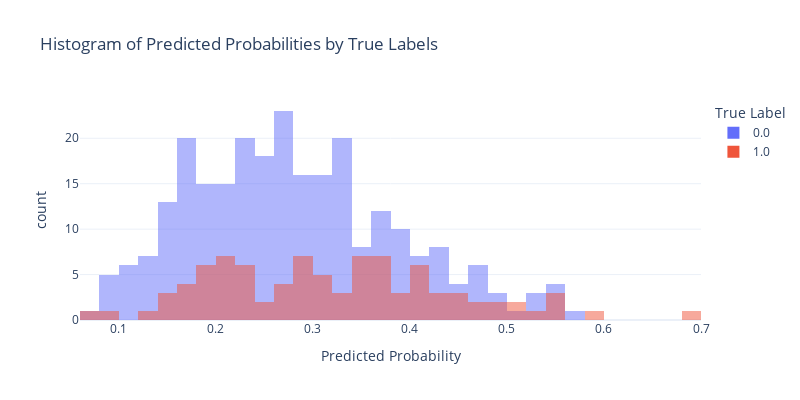

Here is the notebook cell this chart was saved with:
### Code cell
from recurrent_health_events_prediction.training.utils import plot_pred_proba_distribution

plot_pred_proba_distribution(test_pred_df["true_label"], test_pred_df["pred_prob"], show_plot=False)

### Figure 1 — Plotly figure (JSON) as saved in the notebook; plotly's stock layout.template omitted (floating-point values rounded to 4 significant figures; data arrays with more than 128 entries replaced by an {"elided": "..."} marker saying what was removed)
{"data": [{"bingroup": "x", "hovertemplate": "True Label=0.0<br>Predicted Probability=%{x}<br>count=%{y}<extra></extra>", "legendgroup": "0.0", "marker": {"color": "#636efa", "opacity": 0.5, "pattern": {"shape": ""}}, "name": "0.0", "nbinsx": 50, "orientation": "v", "showlegend": true, "type": "histogram", "x": {"elided": "262 float values"}, "xaxis": "x", "yaxis": "y"}, {"bingroup": "x", "hovertemplate": "True Label=1.0<br>Predicted Probability=%{x}<br>count=%{y}<extra></extra>", "legendgroup": "1.0", "marker": {"color": "#EF553B", "opacity": 0.5, "pattern": {"shape": ""}}, "name": "1.0", "nbinsx": 50, "orientation": "v", "showlegend": true, "type": "histogram", "x": [0.2268, 0.4006, 0.4681, 0.3353, 0.5174, 0.1704, 0.5473, 0.08475, 0.07834, 0.3139, 0.2516, 0.447, 0.2891, 0.5421, 0.284, 0.2802, 0.5418, 0.3884, 0.2372, 0.1918, 0.2753, 0.292, 0.3711, 0.3454, 0.5105, 0.3468, 0.1604, 0.5862, 0.3941, 0.2752, 0.2047, 0.4121, 0.2273, 0.489, 0.1977, 0.3728, 0.3172, 0.498, 0.2038, 0.1893, 0.1419, 0.2329, 0.3748, 0.2138, 0.431, 0.4012, 0.1849, 0.2994, 0.123, 0.1428, 0.4126, 0.3584, 0.2353, 0.5325, 0.333, 0.4041, 0.315, 0.1955, 0.4244, 0.2122, 0.4554, 0.1843, 0.2467, 0.4269, 0.4117, 0.3617, 0.2389, 0.1793, 0.3851, 0.1553, 0.3793, 0.2146, 0.698, 0.3716, 0.293, 0.3355, 0.2137, 0.2835, 0.2782, 0.353, 0.4606, 0.3584, 0.4509, 0.3624, 0.3006, 0.2785, 0.3042, 0.3585, 0.1687, 0.2017, 0.3541], "xaxis": "x", "yaxis": "y"}], "layout": {"barmode": "overlay", "height": 400, "legend": {"title": {"text": "True Label"}, "tracegroupgap": 0}, "title": {"text": "Histogram of Predicted Probabilities by True Labels"}, "width": 800, "xaxis": {"anchor": "y", "domain": [0, 1], "title": {"text": "Predicted Probability"}}, "yaxis": {"anchor": "x", "domain": [0, 1], "title": {"text": "count"}}}}
